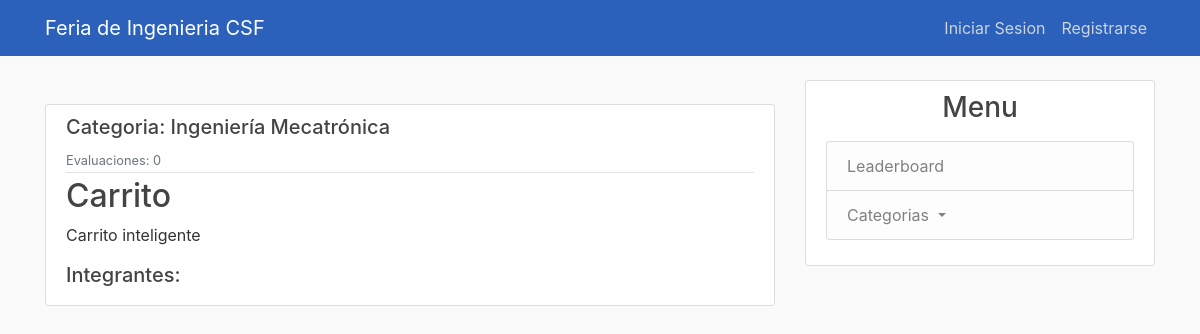
/project/2/, run on an earlier commit of the app's database.
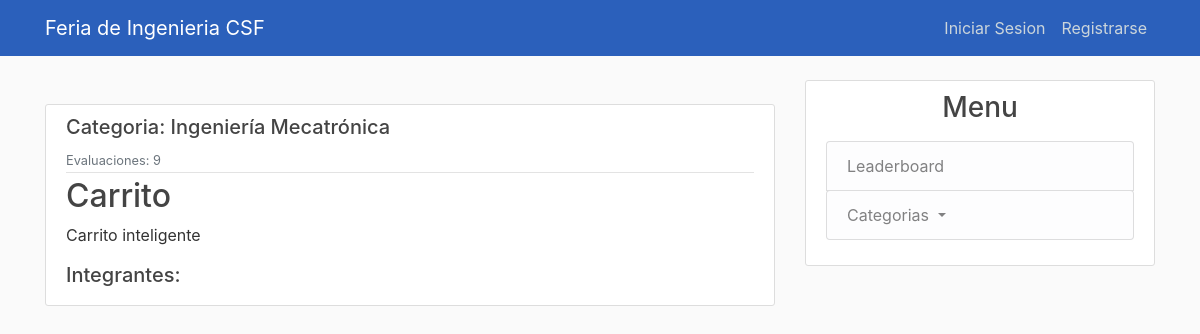
And on a later commit of the database.
### feria_ing/models.py (models this page shows, shortened)
class Project(models.Model):
    id = models.IntegerField(primary_key=True)
    nombre = models.CharField(max_length=140)
    descripcion = models.TextField()
    categorias = models.ForeignKey(
        Categoria,
        on_delete = models.SET_NULL,
        null = True
    )
    requierements = models.CharField(max_length=140)
    evaluaciones = models.IntegerField()

class Categoria(models.Model):
    abreviacion = models.CharField(max_length=7, primary_key=True)
    nombre = models.CharField(max_length=100)
    num_proyectos = models.IntegerField()
    def __str__(self):
        return self.nombre

### feria_ing/views.py (the view)
# urls.py: path('project/<int:pk>/', ProjectDetailView.as_view(), name="project-detail"),
class ProjectDetailView(DetailView):
    model = Project
    def get_context_data(self, **kwargs):
        context = super(ProjectDetailView, self).get_context_data(**kwargs)
        alum = []
        list_al = Alumno.objects.all()
        prof_list = Profesor.objects.all()
        project_id = self.kwargs['pk']
        ld_user = self.request.user
        self.request.session['pk'] = project_id
        mat = ld_user.username.split('@')[0]
        eva_list =  Evaluacion.objects.all().filter(proyecto = project_id, profesor = mat)
        current_user = None
        for al in list_al:
            if al.matricula == mat:
                current_user = al
            if al.proyecto_id == project_id:
                alum.append(al)
        if current_user:
            type = True #Es alumno
        else:
            type= False #Es prof
        for prof in prof_list:
            if prof.matricula == mat:
                current_user = prof
        if eva_list:
            evaluated = True
        else:
            evaluated = False
        context['alumnos'] = alum
        context['user_current'] = current_user
        context['type'] = type
        context['evaluated'] = evaluated
        return context

### feria_ing/templates/feria_ing/project_detail.html (shortened to what this page needs)
{% extends "feria_ing/base.html" %}
{% block content %}
  <br>
        <article class="media content-section">
          <div class="media-body">
            <div class="article-metadata">
                <h5 class="mr-2"> Categoria:  {{ object.categorias }}</h5>
              <small class="text-muted">Evaluaciones: {{ object.evaluaciones }}</small>
            </div>
            <h2>{{ object.nombre }}</h2>
            <p class="article-content">{{ object.descripcion }}</p>
            <h5>Integrantes: </h5>
          </div>
        </article>
{% endblock content %}

What changed in the data, as far as the page shows it:
changed Project "Carrito": evaluaciones "0" → "9"
